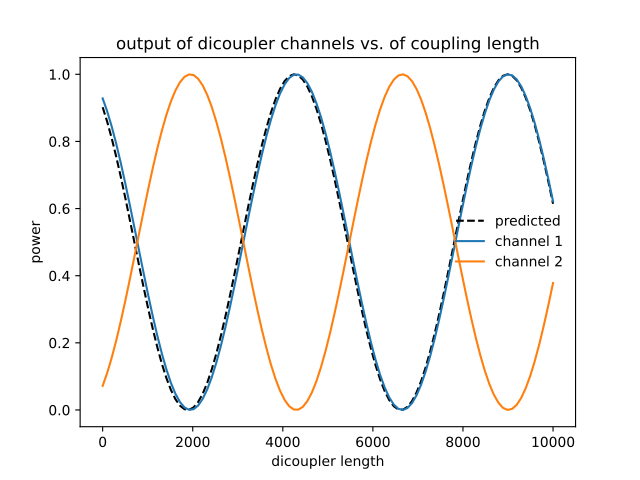

Generate this figure with Python:
# we will run 100 dicoupler simulations with different lengths
stretch_amounts = np.linspace(0,10000,100)

u0 = [1,0]
pwrs = []

for i,stretch in enumerate(stretch_amounts):
    zs = np.copy(dc_prop.zs)
    zs[np.argmax(zs>=dicoupler.z_ex/2):] += stretch # stretch out the z array

    dc_prop.make_interp_funcs(zs) # remake the interpolation functions
    zs,us,uf = dc_prop.propagate(u0,zs[0],zs[-1]) # rerun the propagator

    pwr = np.power(np.abs(uf),2)
    pwrs.append(pwr)

pwrs = np.array(pwrs)

pred_period = 4735 ## predicted oscillation period, see next section for the formula ##

zmax = stretch_amounts[np.argmax(pwrs[:,0])] # translating the sinusoid to match - not trying to match absolute phase (see next section)

# plot predicted cos^2 dependence
plt.plot(stretch_amounts,np.power(np.cos(np.pi/pred_period*(stretch_amounts-zmax)),2),color='k',ls='dashed',label="predicted")

plt.plot(stretch_amounts,pwrs.T[0],label="channel 1")
plt.plot(stretch_amounts,pwrs.T[1],label="channel 2")
plt.legend(loc='best',frameon=False)
plt.xlabel("dicoupler length")
plt.ylabel("power")
plt.title("output of dicoupler channels vs. of coupling length")
plt.show()
